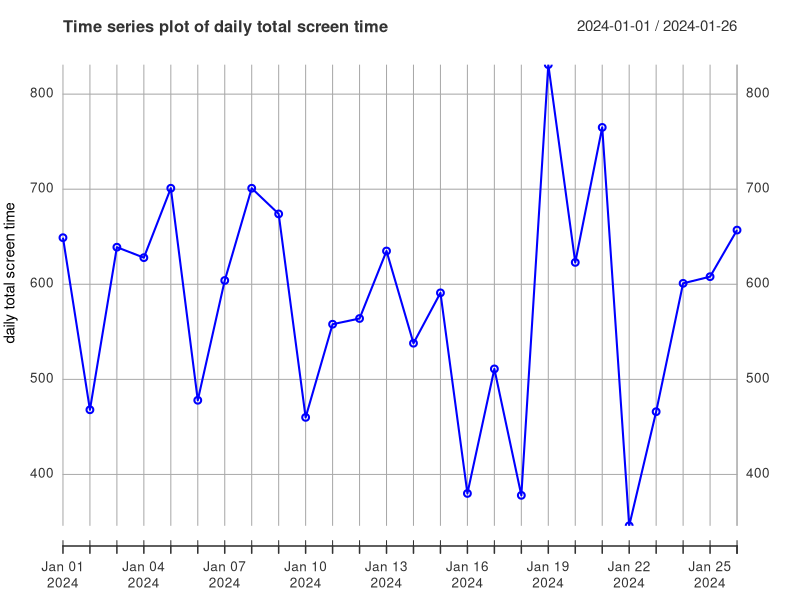
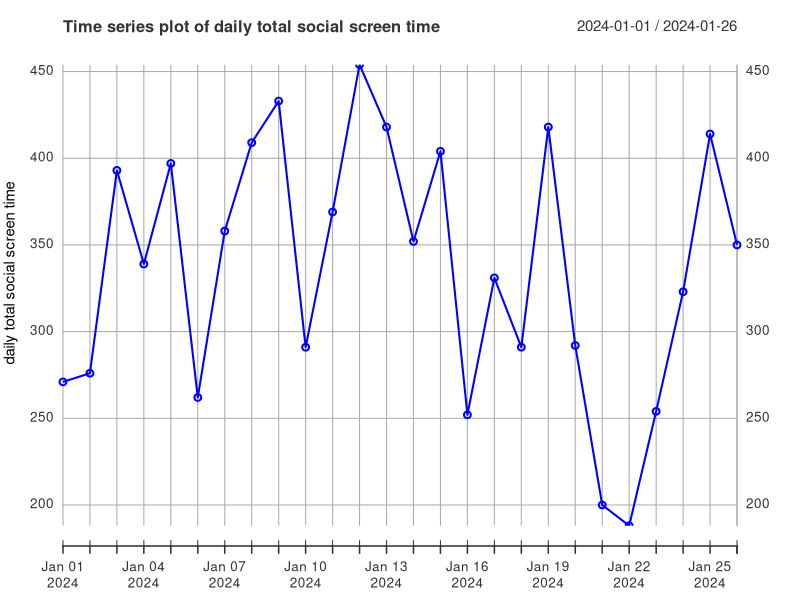
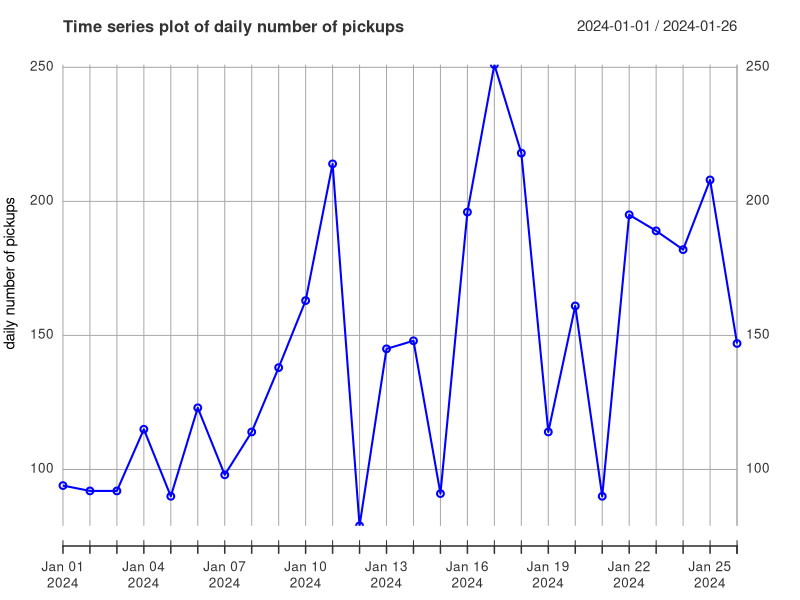
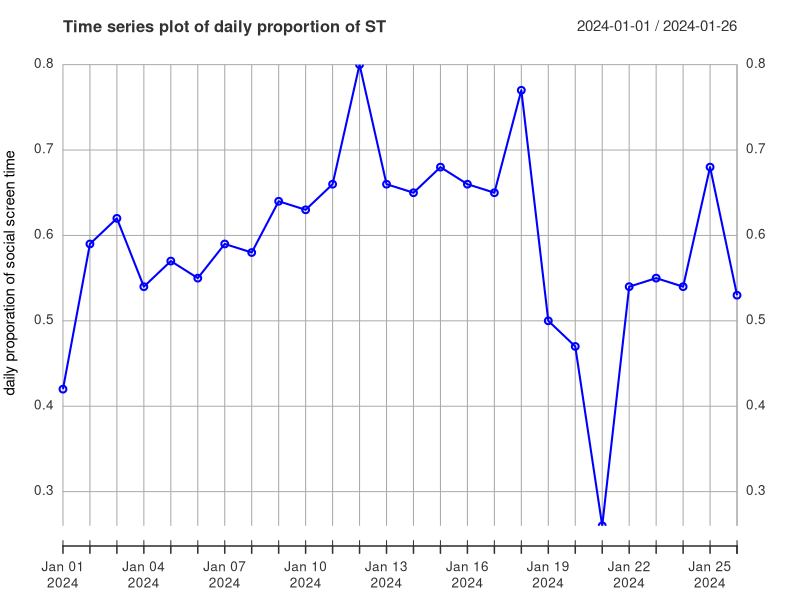
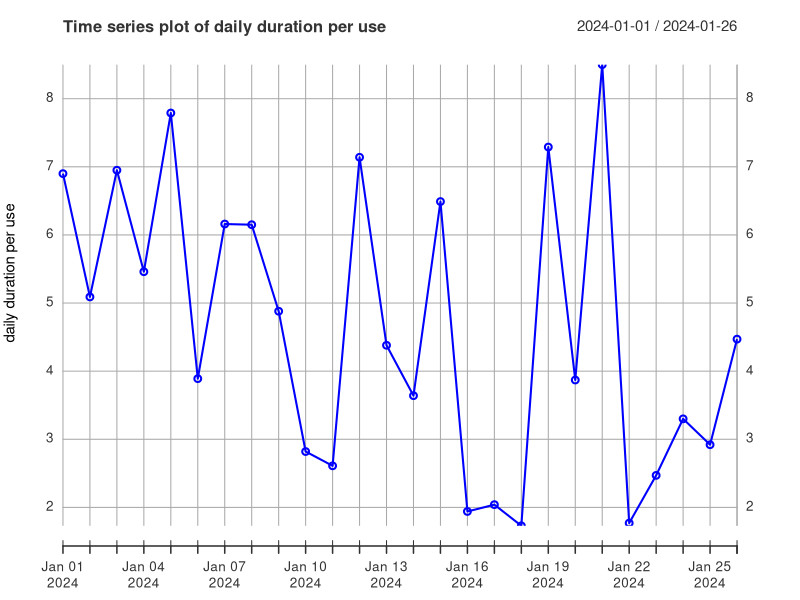
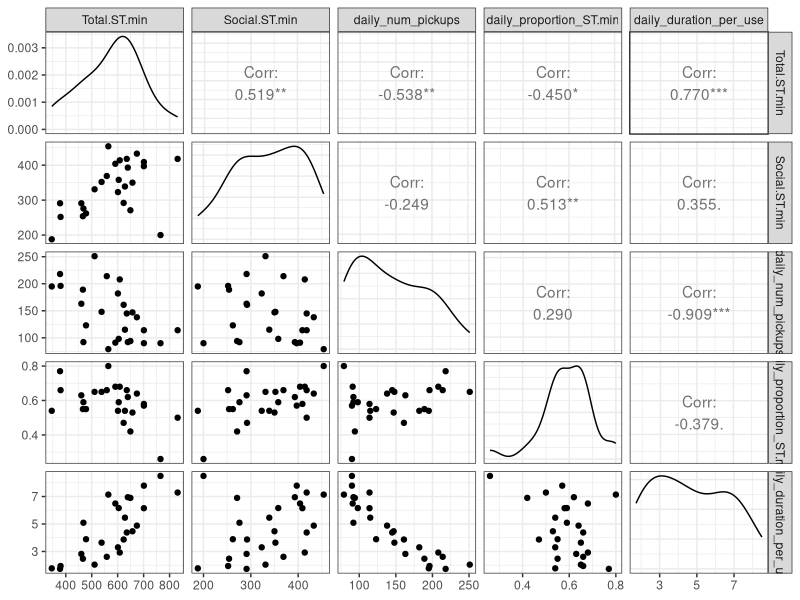
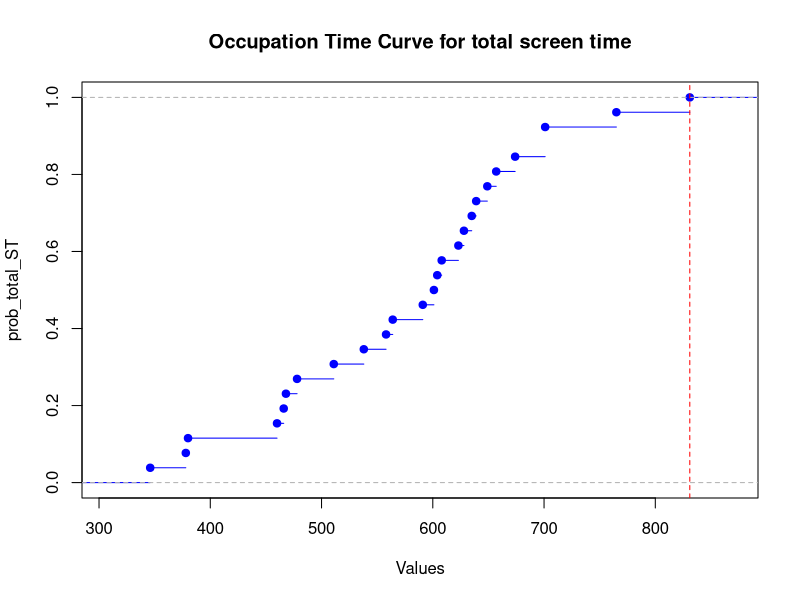
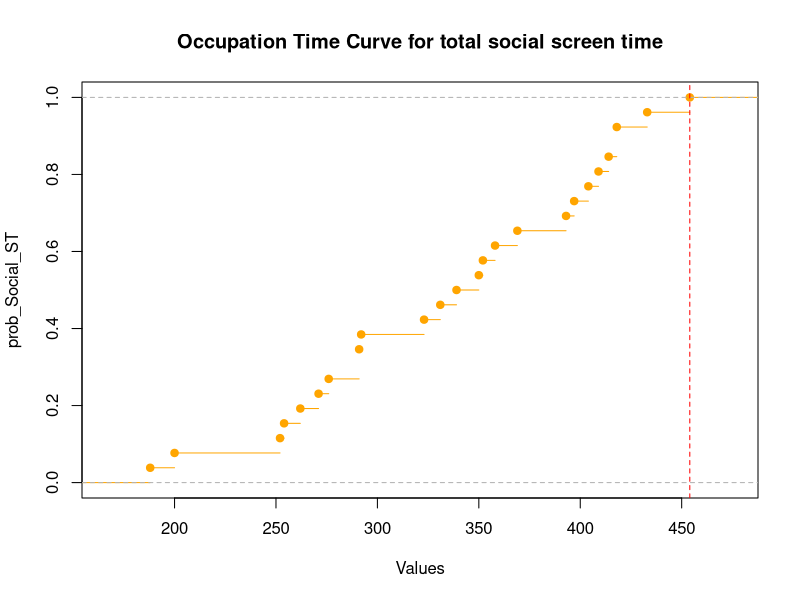

The R source for these figures, in order:
## ---- chunk 1
knitr::opts_chunk$set(echo = TRUE)
## ---- chunk 2
#Time series plot of daily total screen time
Sys.setlocale("LC_TIME", "en_US.UTF-8")
library(xts)
Total.ST.min <- c(649,468,639,628,701,478,604,701,674,460,558,564,635,538,591,380,511,378,831,623,765,346,
                  466,601,608,657)
start_date <- as.Date("2024-01-01")
end_date <- as.Date("2024-01-26")
date_seq <- seq(from = start_date, to = end_date, by = "day")
time_series_ST_xts <- xts(Total.ST.min, order.by = date_seq)
plot.xts(time_series_ST_xts, main = "Time series plot of daily total screen time", xlab = "Date", ylab =  "daily total screen time", type = "o", col = "blue", format = "%Y-%m-%d")
## ---- chunk 3
#Time series plot of daily total social screen time 
Social.ST.min <- c(271,276,393,339,397,262,358,409,433,291,369,454,418,352,404,252,331,291,418,292,200,188,254,323,414,350)
start_date <- as.Date("2024-01-01")
end_date <- as.Date("2024-01-26")
date_seq <- seq(from = start_date, to = end_date, by = "day")
time_series_social_ST_xts <- xts(Social.ST.min, order.by = date_seq)
plot.xts(time_series_social_ST_xts, main = "Time series plot of daily total social screen time", xlab = "Date", ylab = "daily total social screen time", type = "o", col = "blue", format = "%Y-%m-%d")
## ---- chunk 4
#Time series plot of daily number of pickups
daily_num_pickups <- c(94,92,92,115,90,123,98,114,138,163,214,79,145,148,91,196,251,218,114,161,90,195,189,182,208,147)
start_date <- as.Date("2024-01-01")
end_date <- as.Date("2024-01-26")
date_seq <- seq(from = start_date, to = end_date, by = "day")
daily_num_pickups_xts <- xts(daily_num_pickups, order.by = date_seq)
plot.xts(daily_num_pickups_xts, main = "Time series plot of daily number of pickups", xlab = "Date", ylab = "daily number of pickups", type = "o", col = "blue", format = "%Y-%m-%d")
## ---- chunk 5
#Time series plot of daily proportion of social screen time
daily_proportion_ST.min <- c(0.42,0.59,0.62,0.54,0.57,0.55,0.59,0.58,0.64,0.63,0.66,0.80,0.66,0.65,0.68,
                             0.66, 0.65,0.77,0.50,0.47,0.26,0.54,0.55,0.54,0.68,0.53)
start_date <- as.Date("2024-01-01")
end_date <- as.Date("2024-01-26")
date_seq <- seq(from = start_date, to = end_date, by = "day")
daily_proportion_ST.min_xts <- xts(daily_proportion_ST.min, order.by = date_seq)
plot.xts(daily_proportion_ST.min_xts, main = "Time series plot of daily proportion of ST", xlab = "Date", ylab = "daily proporation of social screen time", type = "o", col = "blue", format = "%Y-%m-%d")
## ---- chunk 6
#Time series plot of daily duration per use
daily_duration_per_use <- c(6.90,5.09,6.95,5.46,7.79,3.89,6.16,6.15,4.88,2.82,2.61,7.14,4.38,3.64,6.49,1.94,2.04,1.73,7.29,3.87, 8.50,1.77,2.47,3.30,2.92,4.47)
start_date <- as.Date("2024-01-01")
end_date <- as.Date("2024-01-26")
date_seq <- seq(from = start_date, to = end_date, by = "day")
daily_duration_per_use_xts <- xts(daily_duration_per_use, order.by = date_seq)
plot.xts(daily_duration_per_use_xts, main = "Time series plot of daily duration per use ", xlab = "Date", ylab = "daily duration per use", type = "o", col = "blue", format = "%Y-%m-%d")
## ---- chunk 7
#install.packages("GGally")
## ---- chunk 8
library("GGally")
data <- data.frame(Total.ST.min= c(649,468,639,628,701,478,604,701,674,460,558,564,635,538,591,380,511,378,831,623,765,346,466,601,608,657), Social.ST.min = c(271,276,393,339,397,262,358,409,433,291,369,454,418,352,404,252,331,291,418,292,200,188,
                   254,323,414,350), daily_num_pickups = c(94,92,92,115,90,123,98,114,138,163,214,79,145,148,91,196,251,218,114,161,90,195,189,
                                                          182,208,147),daily_proportion_ST.min =  c(0.42,0.59,0.62,0.54,0.57,0.55,0.59,0.58,0.64,0.63,0.66,0.80,0.66,0.65,0.68,
                             0.66, 0.65,0.77,0.50,0.47,0.26,0.54,0.55,0.54,0.68,0.53),daily_duration_per_use = c(6.90,5.09,6.95,5.46,7.79,3.89,6.16,6.15,4.88,2.82,2.61,7.14,4.38,3.64,6.49,1.94,2.04,1.73,7.29,3.87, 8.50,1.77,2.47,3.30,2.92,4.47))
ggpairs(data, columns = c("Total.ST.min","Social.ST.min","daily_num_pickups","daily_proportion_ST.min","daily_duration_per_use"), columnLabels =  c("Total.ST.min","Social.ST.min","daily_num_pickups","daily_proportion_ST.min","daily_duration_per_use")) + theme_bw()
## ---- chunk 9
#Occupation time curve for daily total screen time
Total.ST.min <- c(649,468,639,628,701,478,604,701,674,460,558,564,635,538,591,380,511,378,831,623,765,346,
                  466,601,608,657)
ecdf_total_ST <- ecdf(Total.ST.min)
c_value_total_ST <- 831
prob_total_ST <- 1 - ecdf_total_ST(c_value_total_ST)
par(mfrow = c(1,1))
plot(ecdf_total_ST, col = "blue", main = "Occupation Time Curve for total screen time", xlab = "Values", ylab = "prob_total_ST")
abline(v = c_value_total_ST, col = "red", lty = 2)
## ---- chunk 10
#Occupation time curve for daily total social screen time
Social.ST.min <- c(271,276,393,339,397,262,358,409,433,291,369,454,418,352,404,252,331,291,418,292,200,188,254,323,414,350)
ecdf_Social_ST <- ecdf(Social.ST.min)
c_value_Social_ST <- 454
prob_Social_ST <- 1 - ecdf_Social_ST(c_value_Social_ST)
par(mfrow = c(1,1))
plot(ecdf_Social_ST, col = "orange", main = "Occupation Time Curve for total social screen time", xlab = "Values", ylab = "prob_Social_ST")
abline(v = c_value_Social_ST, col = "red", lty = 2)
## ---- chunk 11
#Occupation time curve for daily number of pickups
daily_num_pickups <- c(94,92,92,115,90,123,98,114,138,163,214,79,145,148,91,196,251,218,114,161,90,195,189,182,208,147)
ecdf_daily_num_pickups <- ecdf(daily_num_pickups)
c_value_num_pickups <- 251
prob_num_pickups <- 1 - ecdf_daily_num_pickups(c_value_num_pickups)
par(mfrow = c(1,1))
plot(ecdf_daily_num_pickups, col = "green", main = "Occupation Time Curve for number of pickups", xlab = "Values", ylab = "prob_num_pickups")
abline(v = c_value_num_pickups, col = "red", lty = 2)
## ---- chunk 12
#Occupation time curve for daily proportion 0f social screen time
daily_proportion_ST.min <- c(0.42,0.59,0.62,0.54,0.57,0.55,0.59,0.58,0.64,0.63,0.66,0.80,0.66,0.65,0.68,
                             0.66, 0.65,0.77,0.50,0.47,0.26,0.54,0.55,0.54,0.68,0.53)
ecdf_daily_proportion_ST <- ecdf(daily_proportion_ST.min)
c_value_proportion_ST <- 0.80
prob_proportion_ST <- 1 - ecdf_daily_proportion_ST(c_value_proportion_ST)
par(mfrow = c(1,1))
plot(ecdf_daily_proportion_ST, col = "black", main = "Occupation Time Curve for proportion of social ST", xlab = "Values", ylab = "prob_proportion_ST")
abline(v = c_value_proportion_ST, col = "red", lty = 2)
## ---- chunk 13
#Occupation time curve for daily duration per use
daily_duration_per_use <- c(6.90,5.09,6.95,5.46,7.79,3.89,6.16,6.15,4.88,2.82,2.61,7.14,4.38,3.64,6.49,1.94,2.04,1.73,7.29,3.87, 8.50,1.77,2.47,3.30,2.92,4.47)
ecdf_daily_duration_per_use <- ecdf(daily_duration_per_use)
c_value_duration_per_use <- 8.50
prob_duration_per_use <- 1 - ecdf_daily_duration_per_use(c_value_duration_per_use)
par(mfrow = c(1,1))
plot(ecdf_daily_duration_per_use, col = "purple", main = "Occupation Time Curve for daily duration per use", xlab = "Values", ylab = "prob_duration_per_use")
abline(v = c_value_duration_per_use, col = "red", lty = 2)
## ---- chunk 14
Total.ST.min <- c(649,468,639,628,701,478,604,701,674,460,558,564,635,538,591,380,511,378,831,623,765,346,
                  466,601,608,657)
Social.ST.min <- c(271,276,393,339,397,262,358,409,433,291,369,454,418,352,404,252,331,291,418,292,200,188,
                   254,323,414,350)
daily_num_pickups <- c(94,92,92,115,90,123,98,114,138,163,214,79,145,148,91,196,251,218,114,161,90,195,189,
                       182,208,147)
daily_proportion_ST.min <- c(0.42,0.59,0.62,0.54,0.57,0.55,0.59,0.58,0.64,0.63,0.66,0.80,0.66,0.65,0.68,
                             0.66, 0.65,0.77,0.50,0.47,0.26,0.54,0.55,0.54,0.68,0.53)
daily_duration_per_use <- c(6.90,5.09,6.95,5.46,7.79,3.89,6.16,6.15,4.88,2.82,2.61,7.14,4.38,3.64,6.49,1.94,2.04,1.73,7.29,3.87, 8.50,1.77,2.47,3.30,2.92,4.47)
acf(Total.ST.min, main = "ACF for Total.ST.min")
acf(Social.ST.min, main = "ACF for Social.ST.min")
acf(daily_num_pickups, main = "ACF for daily number of pickups")
acf(daily_proportion_ST.min, main = "ACF for daily proportion of ST")
acf(daily_duration_per_use, main = "ACF for daily duration per use")
acf(Total.ST.min, main = "ACF for Total.ST.min", plot = FALSE)
acf(Social.ST.min, main = "ACF for Social.ST.min", plot = FALSE)
acf(daily_num_pickups, main = "ACF for daily number of pickups", plot = FALSE)
acf(daily_proportion_ST.min, main = "ACF for daily proportion of ST", plot = FALSE)
acf(daily_duration_per_use, main = "ACF for daily duration per use", plot = FALSE)
## ---- chunk 15
#install.packages("circular")
library(circular)
## ---- chunk 16
pickup_1st_degree <- c(155, 157.5, 173, 144.5, 159.5, 131, 145.5, 155.75, 148.5, 95, 108, 140.5, 143, 158.75, 106.25, 111.75, 105, 110, 150.5, 151, 150.25, 109.75, 105.25, 106.5, 105.25, 151.5)
first_pickup_circular = circular(pickup_1st_degree, units = "degrees", template = "clock24")
plot(first_pickup_circular, col = "blue")
## ---- chunk 17
plot(first_pickup_circular, stack = TRUE, bins = 2.5, col = "blue")
## ---- chunk 18
plot(first_pickup_circular, stack = TRUE, bins = 24, col = "blue")
## ---- chunk 19
plot(first_pickup_circular, stack = TRUE, bins = 30, col = "blue")
## ---- chunk 20
plot(first_pickup_circular, stack = TRUE, bins = 48, col = "blue")
## ---- chunk 21
plot(first_pickup_circular, stack = TRUE, bins = 60, col = "blue")
## ---- chunk 22
Yt_pickups <- c(94,92,92,115,90,123,98,114,138,163,214,79,145,148,91,196,251,218,114,161,90,195,189,
                182,208,147)
St <- c(10.82, 10.8, 10.65, 10.47, 11.68, 7.97, 10.07, 11.68, 11.23, 7.67, 9.3, 9.4, 10.58, 8.97, 9.85, 6.33, 8.52, 6.3, 13.85, 10.38, 12.75, 5.77, 7.77, 10.02, 10.13, 10.95)
start_date <- as.Date("2024-01-01")
end_date <- as.Date("2024-01-26")
date_seq <- seq(from = start_date, to = end_date, by = "day")
df <- data.frame(Date = date_seq, Yt = Yt_pickups)
model <- glm(Yt ~ offset(log(St)), family = poisson, data = df)
summary(model)
## ---- chunk 23
Xt_values <- c(1,1,1,1,1,0,0,1,1,1,1,1,0,0,1,1,1,1,1,0,0,1,1,1,1,1)
Zt_values <- c(0,0,0,0,0,0,0,0,0,1,1,1,1,1,1,1,1,1,1,1,1,1,1,1,1,1)
lambda_t_values <- c(8.69,8.52,8.64,10.98,7.71,15.43,9.73,9.76,12.29,21.25,23.01,8.40,13.71,16.50,9.24,
                     30.96,29.46,34.60,8.23,15.51,7.06,33.80,24.32,18.16,20.53,13.42)
log_lambda = log(lambda_t_values)
start_date <- as.Date("2024-01-01")
end_date <- as.Date("2024-01-26")
date_seq <- seq(from = start_date, to = end_date, by = "day")
df <- data.frame(Date = date_seq, Xt = Xt_values, Zt = Zt_values)
model_log_linear <- glm(log_lambda ~ Xt + Zt, family = poisson, data = df)
summary(model_log_linear)
## ---- chunk 24
library(circular)
pickup_1st_degree <- c(155, 157.5, 173, 144.5, 159.5, 131, 145.5, 155.75, 148.5, 95, 108, 140.5, 143, 158.75, 106.25, 111.75, 105, 110, 150.5, 151, 150.25, 109.75, 105.25, 106.5, 105.25, 151.5)
mle_vonmises_result <- mle.vonmises(circular(pickup_1st_degree, units = "degrees"))
mu = mle_vonmises_result$mu
lambda = 1/mle_vonmises_result$kappa
print(mu)
print(lambda)
## ---- chunk 25
library(circular)
mle_vonmises_result <- mle.vonmises(circular(pickup_1st_degree, units = "degrees"))
mu <- mle_vonmises_result$mu
kappa <- 1/0.1520858
value <- circular(127.5, units = "degrees")
prob_8_30_AM_later <- 1 - pvonmises(value, mu = mu, kappa = kappa)
print(prob_8_30_AM_later)
